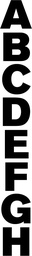
#> input picture GG Python.jpg, 32 x 256 px, shrunk from 124 x 986 before the run
$ python gif_generator.py
#> lines starting #> are read from the running program, lines starting #| are printed output that depends on the picture
from math import floor
from PIL import Image

fps = 32

source_img = Image.open("GG Python.jpg")
#> source_img is the input picture: PIL image 32x256 RGB; min 0, max 255, mean 120.9

og_size = source_img.size
#> og_size = (32, 256)

first_frame = [source_img.resize((round(og_size[0]*(1.5**4)), og_size[1])),
               source_img.resize((round(og_size[0]*(1.5**3)), og_size[1])),
               source_img.resize((round(og_size[0]*(1.5**2)), og_size[1])),
               source_img.resize((round(og_size[0]*(1.5**1)), og_size[1])),
               source_img,
               source_img.resize((round(og_size[0]*(0.5**1)), og_size[1])),
               source_img.resize((round(og_size[0]*(0.5**2)), og_size[1])),
               source_img.resize((round(og_size[0]*(0.5**3)), og_size[1])),
               source_img.resize((round(og_size[0]*(0.5**4)), og_size[1]))]

frames = [first_frame]

width_delta_steps = []

for i in range(len(first_frame)):
    width_delta_steps.append(floor((first_frame[i].size[0]-first_frame[-i-1].size[0])/(fps * 2)))
#> this loop made 9 passes
#> after the loop, width_delta_steps = [2, 1, 1, 0, 0, -1, -1, -2, -3]

for frame in range(1, fps * 2):
    new_frame = []
    for i in range(9):
        previous_frame_image = frames[frame-1][i]
        previous_frame_image_size = previous_frame_image.size
        new_frame.append(source_img.resize((previous_frame_image_size[0]-width_delta_steps[i], previous_frame_image_size[1])))
    frames.append(new_frame)
#> after the loop, frames = 64 items

frames_bis = [frames[-1]]

width_delta_steps_bis = []

for i in range(len(frames[-1])):
    width_delta_steps_bis.append(floor((first_frame[-i-1].size[0]-first_frame[i].size[0])/(fps * 2.35)))
#> after the loop, width_delta_steps_bis = [-3, -2, -1, -1, 0, 0, 0, 1, 2]

for frame in range(1, fps * 2):
    new_frame = []
    for i in range(9):
        previous_frame_image = frames_bis[frame-1][i]
        previous_frame_image_size = previous_frame_image.size
        new_frame.append(source_img.resize((previous_frame_image_size[0]-width_delta_steps_bis[i], previous_frame_image_size[1])))
    frames_bis.append(new_frame)
#> after the loop, frames_bis = 64 items

frames += frames_bis
#> frames = 128 items

images = []

for frame in range(len(frames)):
    widths, heights = zip(*(i.size for i in frames[frame]))
    total_width = sum(widths)
    max_height = max(heights)

    new_im = Image.new('RGB', (total_width, max_height))

    x_offset = 0
    for im in frames[frame]:
        new_im.paste(im, (x_offset, 0))
        x_offset += im.size[0]

    images.append(new_im)
#> this loop made 128 passes
#> (widths, total_width) on passes 1 to 12: ((162, 108, 72, 48, 32, 16, 8, 4, 2), 452), ((160, 107, 71, 48, 32, 17, 9, 6, 5), 455), ((158, 106, 70, 48, 32, 18, 10, 8, 8), 458), ((156, 105, 69, 48, 32, 19, 11, 10, 11), 461), ((154, 104, 68, 48, 32, 20, 12, 12, 14), 464), ((152, 103, 67, 48, 32, 21, 13, 14, 17), 467), ((150, 102, 66, 48, 32, 22, 14, 16, 20), 470), ((148, 101, 65, 48, 32, 23, 15, 18, 23), 473), ((146, 100, 64, 48, 32, 24, 16, 20, 26), 476), ((144, 99, 63, 48, 32, 25, 17, 22, 29), 479), ((142, 98, 62, 48, 32, 26, 18, 24, 32), 482), ((140, 97, 61, 48, 32, 27, 19, 26, 35), 485)
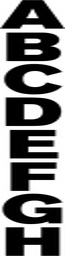
#> im: PIL image 65x256 RGB; min 0, max 255, mean 121
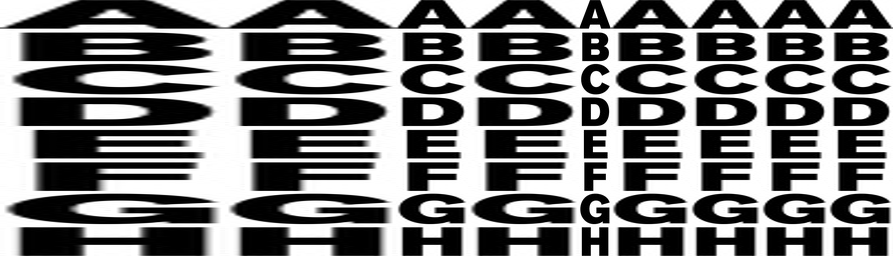
#> new_im: PIL image 893x256 RGB; min 0, max 255, mean 120.9
#> after the loop, images = 128 items

images[0].save('ray.gif', save_all=True, append_images=images[1:], optimize=False, duration=floor(1000/fps), loop=0)
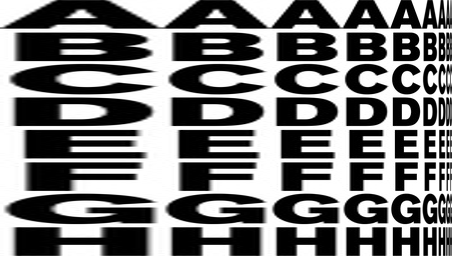
#> saved as ray.gif: PIL image 452x256 RGB; min 0, max 255, mean 120.8
